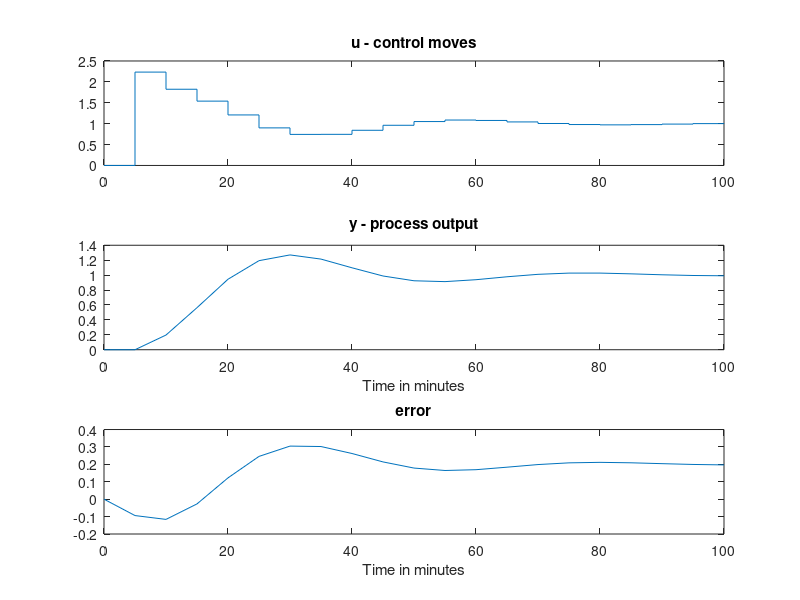

The MATLAB source for this figure:
% to develop the 2 step prediction with one move controller
clear
format shortG
% create transfer function 1/(5s+5)^5
den_p1 = conv([5,1],[5,1]);
den_p1 = conv(den_p1, den_p1);
den_p = conv([5,1],den_p1);
% 0.8/(5s+5)^5   MODEL  esko lagi 0.8 is 100%
sys_ex_m = tf(0.8, den_p);

% Controller goes to 1.25. becoz 1.25*0.8 = 1 in controller's mind 
% But plant takes 1.25 input & has gain of 1 & goes to 1.25 in steady state
% 

% 1/(5s+5)^4(2s+1)    PLANT  % 0.8 is 1 then is 1 is 1.25 
den_p_1 = conv([2,1], den_p1);   
sys_ex_p = tf(1, den_p_1);
Ts = 5;
sys_d_m = c2d(sys_ex_m, Ts);
sys_d_p = c2d(sys_ex_p, Ts);

% No of step response coefficients to represent the process
Ncoeffs= 20;
t = 0:5:Ncoeffs*Ts;

[ym, tim] = step(sys_d_m, t);
[yp, tim] = step(sys_d_p, t);

%plot(tim,y,'*')
%title("Step response coefficients: s(1)...s(20)");

% Step response coefficients array
S = [ym(2:20);ym(20)];
Sp = [yp(2:20);yp(20)];

J = 5; % Prediction Horizon 

M = 1; % control horizon

ysp = 1; % set point at the Jth step

% Control move calculation
% du = (ysp - yfree(J))/Sj

Nsim = 20;

t_sim = 20*Ts;

t_act = 0;
du_steps = [];
time_sim = t_act;
err_k = 0;

for k = 1:Nsim  % Simulation loop - in real - life its forever
    
    % 1. Compute free response at the Jth step
    % 2. Compute control move
    % 3. Implement first move (here there is only one move)
        % Whatever we compute, we are implementing. for two moves we need
        % to do optimization
    
    % 1 . Get free response
    
    free_resp = 0;
    for i = J+1:Ncoeffs-1   % du from J+1 to N-1
        ind = k+J - i;  % below k-N doesn't influence
        if (ind) > 0   
            free_resp = free_resp + S(i)*du_steps(ind);
        else % all prev del u are zero
            break;
        end
    end
    if (k+J-Ncoeffs) > 0 % Effect of move Ncoeff before.
        free_resp = free_resp + S(Ncoeffs)*u_steps(k+J-Ncoeffs);
    end

    %% Adjust for model plant mismatch
    free_resp = free_resp + err_k(k);
    %%
    
    % Control move calculation du = (ysp - yfree(J))/ Sj
    du = (ysp - free_resp)/ S(J);
    du_steps = [du_steps du];
    du_steps(k) = du;
    if k-1 > 0
        u_k = u_steps(k-1) + du;
    else
        u_k = du;
    end
    u_steps(k) = u_k;%[u_k;u_steps(1:19)];

    % Plant measurement here is one step
    J1 = 1;
    ymeas = 0;
    for i = J1+1:Ncoeffs-1
        ind = k+J1 - i;
        if (ind) > 0
            ymeas = ymeas + Sp(i)*du_steps(ind);
        else % all prev delta u are zero
            break;
        end
    end
    if (k+J1-Ncoeffs) > 0
        ymeas = ymeas + Sp(Ncoeffs)*u_steps(k+J1-Ncoeffs);
    end
    yplant(k) = ymeas;
    
    J1 = 1;
    k1 = k + 1;
    ypred_1 = 0;
    for i = J1+1:Ncoeffs-1
        if (k1+J1 - i)>0
            ypred_1 = ypred_1 + S(i)*du_steps(k1+J1-i);
        else
            break;
        end
    end
    if (k1+J1-Ncoeffs) > 0
        ypred_1 = ypred_1 + S(Ncoeffs)*u_steps(k+1+J1-Ncoeffs);
    end

    err_k(k + 1) = ymeas - ypred_1;
    t_act = t_act + Ts;
    time_sim = [time_sim t_act];
end
figure
subplot(311)
stairs(time_sim,[0 u_steps])
title('u - control moves')
subplot(312)
plot(time_sim,[0 yplant]);  
xlabel('Time in minutes')
title('y - process output')
subplot(313)
plot(time_sim, err_k);
xlabel('Time in minutes')
title('error')